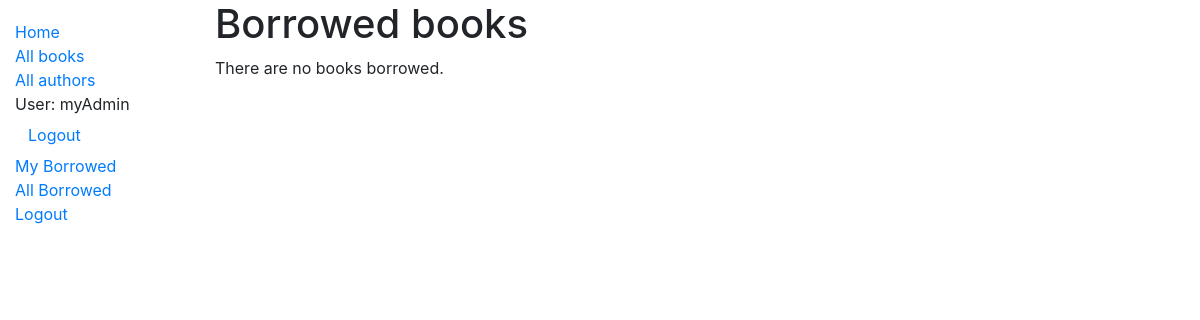
The app's page /catalog/allbookinstances/ (signed in), older data.
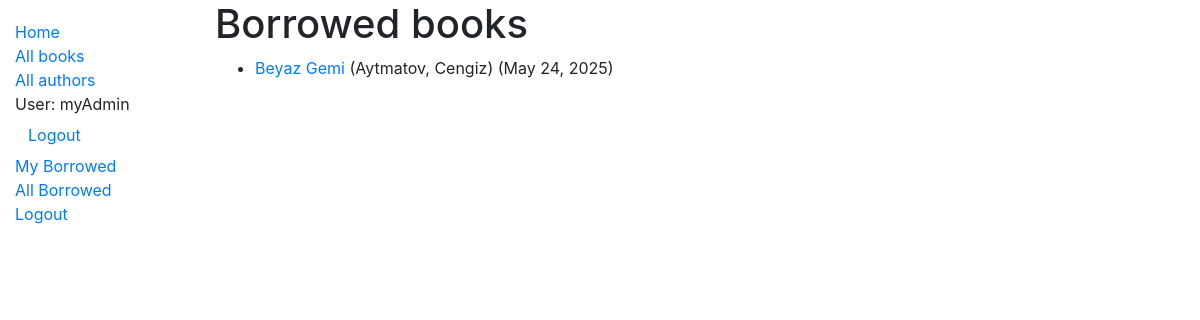
The same page, newer data.
### catalog/models.py (models this page shows, shortened)
class BookInstance(models.Model):
        id = models.UUIDField(primary_key=True, default=uuid.uuid4, help_text='Unique ID for this particular book across whole library')
        book = models.ForeignKey('Book', on_delete=models.RESTRICT, null=True)
        imprint = models.CharField(max_length=200)
        due_back = models.DateField(null=True, blank=True)
        borrower = models.ForeignKey(User, on_delete=models.SET_NULL, null=True, blank=True)
        LOAN_STATUS = (
            ('m', 'Maintenance'),
            ('o', 'On loan'),
            ('a', 'Available'),
            ('r', 'Reserved'),
        )
        status = models.CharField(
            max_length=1,
            choices=LOAN_STATUS,
            blank=True,
            default='m',
            help_text='Book availability',
        )
        @property
        def is_overdue(self):
            if self.due_back and date.today() > self.due_back:
                return True
            return False
        class Meta:
            ordering = ['due_back']
            permissions = (("can_mark_returned", "Set book as returned"),)

class Book(models.Model):
    title = models.CharField(max_length=200)
    author = models.ForeignKey('Author',on_delete=models.SET_NULL,null=True, help_text="An author for the book.")
    summary = models.TextField(max_length=1000, help_text='Enter a brief description of the book')
    isbn = models.CharField('ISBN', max_length=13, unique=True,
                             help_text='13 Character <a href="https://www.isbn-international.org/content/what-isbn">ISBN number</a>')
    genre = models.ManyToManyField(Genre, help_text='Select a genre for this book')
    language = models.ForeignKey(Language, on_delete=models.SET_NULL, null=True, help_text='Select a language for this book')
    def display_genre(self):
        """Create a string for the Genre. This is required to display genre in Admin."""
        return ', '.join(genre.name for genre in self.genre.all()[:3])
    display_genre.short_description = 'Genre'

class Author(models.Model):
    first_name = models.CharField(max_length=100)
    last_name = models.CharField(max_length=100)
    date_of_birth = models.DateField(null=True, blank=True)
    date_of_death = models.DateField('Died', null=True, blank=True)
    genre = models.ManyToManyField(Genre)
    class Meta:
        ordering = ['last_name', 'first_name']
    def __str__(self):
        return f'{self.last_name}, {self.first_name}'

### catalog/views.py (the view)
# urls.py: path('allbookinstances/', views.LoanedBooksByAllListView.as_view(), name='all-borrowed'),
class LoanedBooksByAllListView(generic.ListView):
    model = BookInstance
    template_name ='catalog/bookinstance_list_borrowed_user.html'
    paginate_by = 10
    def get_queryset(self):
        return BookInstance.objects.all().filter(status__exact='o').order_by('due_back')

### catalog/templates/catalog/bookinstance_list_borrowed_user.html
{% extends "base_generic.html" %}
{% block content %}
    <h1>Borrowed books</h1>
    {% if bookinstance_list %}
    <ul>
      {% for bookinst in bookinstance_list %}
      <li class="{% if bookinst.is_overdue %}text-danger{% endif %}">
        <a href="{% url 'book-detail' bookinst.book.pk %}">{{bookinst.book.title}}</a> ({{ bookinst.book.author }}) ({{ bookinst.due_back }})
      </li>
      {% endfor %}
    </ul>
    {% else %}
      <p>There are no books borrowed.</p>
    {% endif %}
{% endblock %}

Row changes from the older to the newer data that the page shows:
now on this page (row edited): BookInstance: book "Beyaz Gemi", book.author "Aytmatov, Cengiz", due_back "May 24, 2025"
Text that changed along with them:
text no longer shown: "There are no books borrowed."
